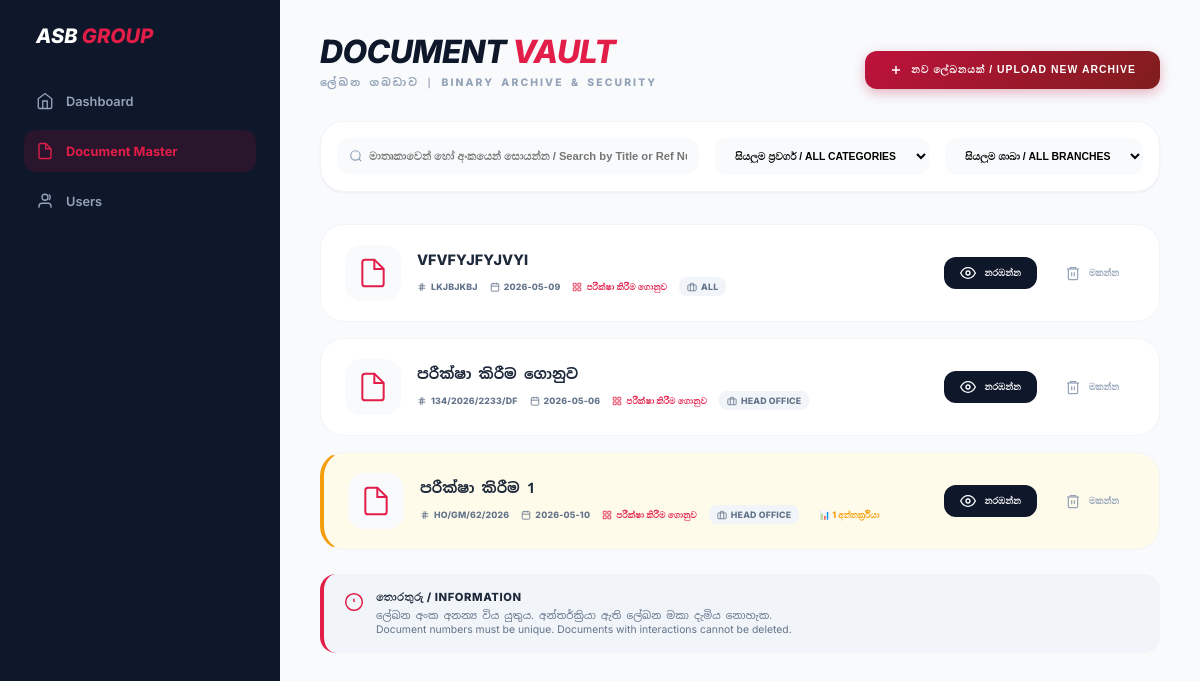
Screenshot of /document_mgmt.php (signed in) with the database file from the repository.
### tables this page shows
CREATE TABLE `documents` (
  `id` int(11) NOT NULL,
  `title` varchar(255) NOT NULL,
  `doc_date` date DEFAULT NULL,
  `doc_number` varchar(50) DEFAULT NULL,
  `file_path` varchar(500) DEFAULT NULL,
  `category_id` int(11) DEFAULT NULL,
  `branch_id` int(11) DEFAULT NULL
);

CREATE TABLE `categories` (
  `id` int(11) NOT NULL,
  `category_name` varchar(100) NOT NULL,
  `description` text DEFAULT NULL
);

CREATE TABLE `branches` (
  `id` int(11) NOT NULL,
  `branch_name` varchar(100) NOT NULL,
  `branch_code` varchar(20) NOT NULL
);

### document_mgmt.php (the view, shortened to what this page needs)
<?php
$conn = new mysqli("localhost", "root", "", "asb_file_system");
$conn->set_charset("utf8mb4");
$docs = $conn->query("SELECT d.*, c.category_name, b.branch_name,
                      (SELECT COUNT(*) FROM document_interactions WHERE doc_id = d.id) as interaction_count
                      FROM documents d
                      LEFT JOIN categories c ON d.category_id = c.id
                      LEFT JOIN branches b ON d.branch_id = b.id
                      ORDER BY d.id DESC");
?>
<!DOCTYPE html>
<html lang="en">
<head>
    <link rel="stylesheet" href="css/document-add.css">
</head>
<body>
    <div class="app-container">
        <aside class="sidebar">
            <div class="sidebar-header">
                <h1 class="sidebar-title">ASB <span class="accent-text">GROUP</span></h1>
            </div>
            <nav class="sidebar-nav">
                <a href="dashboard.php" class="nav-link">
                    <svg width="18" height="18" viewBox="0 0 24 24" fill="none" stroke="currentColor" stroke-width="1.8">
                        <path d="M3 9l9-7 9 7v11a2 2 0 0 1-2 2H5a2 2 0 0 1-2-2z"/>
                        <polyline points="9 22 9 12 15 12 15 22"/>
                    </svg>
                    <span>Dashboard</span>
                </a>
                <a href="document_mgmt.php" class="nav-link active">
                    <svg width="18" height="18" viewBox="0 0 24 24" fill="none" stroke="currentColor" stroke-width="1.8">
                        <path d="M13 2H6a2 2 0 0 0-2 2v16a2 2 0 0 0 2 2h12a2 2 0 0 0 2-2V9z"/>
                        <polyline points="13 2 13 9 20 9"/>
                    </svg>
                    <span>Document Master</span>
                </a>
                <a href="user_mgmt.php" class="nav-link">
                    <svg width="18" height="18" viewBox="0 0 24 24" fill="none" stroke="currentColor" stroke-width="1.8">
                        <path d="M20 21v-2a4 4 0 0 0-4-4H8a4 4 0 0 0-4 4v2"/>
                        <circle cx="12" cy="7" r="4"/>
                        <path d="M17 3.5a4 4 0 0 1 0 7"/>
                    </svg>
                    <span>Users</span>
                </a>
            </nav>
        </aside>
        <main class="main-content">
            <header class="content-header">
                <div>
                    <h2 class="page-title">Document <span class="accent-text">Vault</span></h2>
                    <p class="page-subtitle sinhala-text">ලේඛන ගබඩාව | Binary Archive & Security</p>
                </div>
                <button id="openModalBtn" class="btn-primary">
                    <svg width="14" height="14" viewBox="0 0 24 24" fill="none" stroke="currentColor" stroke-width="2.5">
                        <path d="M12 5v14M5 12h14"/>
                    </svg>
                    නව ලේඛනයක් / Upload New Archive
                </button>
            </header>
            <div class="filters-bar">
                <div class="search-wrapper">
                    <div class="search-icon">
                        <svg width="14" height="14" viewBox="0 0 24 24" fill="none" stroke="currentColor" stroke-width="2">
                            <circle cx="11" cy="11" r="8"/>
                            <line x1="21" y1="21" x2="16.65" y2="16.65"/>
                        </svg>
                    </div>
                    <input type="text" id="searchInput" placeholder="මාතෘකාවෙන් හෝ අංකයෙන් සොයන්න / Search by Title or Ref Number..."
                        class="search-input">
                </div>
                <select id="catFilter" class="filter-select">
                    <option value="">සියලුම ප්‍රවර්ග / All Categories</option>
                </select>
                <select id="branchFilter" class="filter-select">
                    <option value="">සියලුම ශාඛා / All Branches</option>
                </select>
            </div>
            <div id="docContainer" class="documents-grid">
                <?php if($docs && $docs->num_rows > 0): while($row = $docs->fetch_assoc()):
                    $has_interactions = $row['interaction_count'] > 0;
                ?>
                    <div class="doc-card <?php echo $has_interactions ? 'has-interactions' : ''; ?>"
                         data-title="<?php echo strtolower(htmlspecialchars($row['title'])); ?>"
                         data-number="<?php echo strtolower(htmlspecialchars($row['doc_number'])); ?>"
                         data-category="<?php echo htmlspecialchars($row['category_name']); ?>"
                         data-branch="<?php echo htmlspecialchars($row['branch_name']); ?>">
                        <div class="doc-icon">
                            <svg width="32" height="32" viewBox="0 0 24 24" fill="none" stroke="currentColor" stroke-width="1.5">
                                <path d="M13 2H6a2 2 0 0 0-2 2v16a2 2 0 0 0 2 2h12a2 2 0 0 0 2-2V9z"/>
                                <polyline points="13 2 13 9 20 9"/>
                            </svg>
                        </div>
                        <div class="doc-info">
                            <h4 class="doc-title sinhala-text"><?php echo htmlspecialchars($row['title']); ?></h4>
                            <div class="doc-meta">
                                <span class="meta-badge">
                                    <svg width="10" height="10" viewBox="0 0 24 24" fill="none" stroke="currentColor" stroke-width="2">
                                        <line x1="4" y1="9" x2="20" y2="9"/>
                                        <line x1="4" y1="15" x2="20" y2="15"/>
                                        <line x1="10" y1="3" x2="8" y2="21"/>
                                        <line x1="14" y1="3" x2="12" y2="21"/>
                                    </svg>
                                    <?php echo htmlspecialchars($row['doc_number']); ?>
                                </span>
                                <span class="meta-badge">
                                    <svg width="10" height="10" viewBox="0 0 24 24" fill="none" stroke="currentColor" stroke-width="2">
                                        <rect x="3" y="4" width="18" height="18" rx="2" ry="2"/>
                                        <line x1="16" y1="2" x2="16" y2="6"/>
                                        <line x1="8" y1="2" x2="8" y2="6"/>
                                        <line x1="3" y1="10" x2="21" y2="10"/>
                                    </svg>
                                    <?php echo htmlspecialchars($row['doc_date']); ?>
                                </span>
                                <span class="meta-badge category">
                                    <svg width="10" height="10" viewBox="0 0 24 24" fill="none" stroke="currentColor" stroke-width="2">
                                        <path d="M3 3h7v7H3zM14 3h7v7h-7zM14 14h7v7h-7zM3 14h7v7H3z"/>
                                    </svg>
                                    <?php echo htmlspecialchars($row['category_name']); ?>
                                </span>
                                <span class="meta-badge branch">
                                    <svg width="10" height="10" viewBox="0 0 24 24" fill="none" stroke="currentColor" stroke-width="2">
                                        <rect x="2" y="7" width="20" height="14" rx="2" ry="2"/>
                                        <path d="M16 21V5a2 2 0 0 0-2-2h-4a2 2 0 0 0-2 2v16"/>
                                    </svg>
                                    <?php echo htmlspecialchars($row['branch_name']); ?>
                                </span>
                                <?php if($has_interactions): ?>
                                <span class="interaction-badge">
                                    📊 <?php echo $row['interaction_count']; ?> අන්තර්ක්‍රියා
                                </span>
                                <?php endif; ?>
                            </div>
                        </div>
                        <div class="doc-actions">
                            <a href="<?php echo htmlspecialchars($row['file_path']); ?>" target="_blank" class="action-btn view-btn">
                                <svg width="16" height="16" viewBox="0 0 24 24" fill="none" stroke="currentColor" stroke-width="2">
                                    <path d="M1 12s4-8 11-8 11 8 11 8-4 8-11 8-11-8-11-8z"/>
                                    <circle cx="12" cy="12" r="3"/>
                                </svg>
                                නරඹන්න
                            </a>
                            <button onclick="confirmDelete(<?php echo $row['id']; ?>, '<?php echo addslashes($row['title']); ?>', <?php echo $row['interaction_count']; ?>)" class="action-btn delete-btn">
                                <svg width="16" height="16" viewBox="0 0 24 24" fill="none" stroke="currentColor" stroke-width="1.8">
                                    <polyline points="3 6 5 6 21 6"/>
                                    <path d="M8 6V4h8v2"/>
                                    <path d="M19 6v14a2 2 0 0 1-2 2H7a2 2 0 0 1-2-2V6"/>
                                    <line x1="10" y1="11" x2="10" y2="17"/>
                                    <line x1="14" y1="11" x2="14" y2="17"/>
                                </svg>
                                මකන්න
                            </button>
                        </div>
                    </div>
                <?php endwhile; endif; ?>
            </div>
            <div class="info-section">
                <div class="info-card">
                    <svg width="20" height="20" viewBox="0 0 24 24" fill="none" stroke="currentColor" stroke-width="1.8">
                        <circle cx="12" cy="12" r="10"/>
                        <line x1="12" y1="8" x2="12" y2="12"/>
                        <line x1="12" y1="16" x2="12.01" y2="16"/>
                    </svg>
                    <div>
                        <strong>තොරතුරු / Information</strong>
                        <p class="sinhala-text">ලේඛන අංක අනන්‍ය විය යුතුය. අන්තර්ක්‍රියා ඇති ලේඛන මකා දැමිය නොහැක.</p>
                        <p>Document numbers must be unique. Documents with interactions cannot be deleted.</p>
                    </div>
                </div>
            </div>
        </main>
    </div>
</body>
</html>

### rows the page displays
documents: title "VFVFYJFYJVYI", doc_number "LKJBJKBJ", doc_date "2026-05-09", category.category_name "පරීක්ෂා කිරීම ගොනුව", branch.branch_name "ALL"
documents: title "පරීක්ෂා කිරීම ගොනුව", doc_number "134/2026/2233/DF", doc_date "2026-05-06", category.category_name "පරීක්ෂා කිරීම ගොනුව", branch.branch_name "HEAD OFFICE"
documents: title "පරීක්ෂා කිරීම 1", doc_number "HO/GM/62/2026", doc_date "2026-05-10", category.category_name "පරීක්ෂා කිරීම ගොනුව", branch.branch_name "HEAD OFFICE", interaction_count "1"
